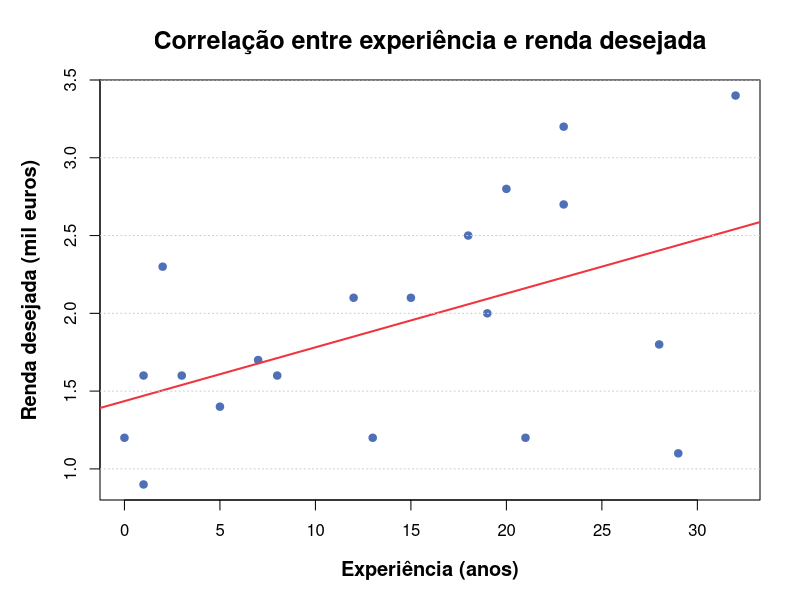

Write the R code that produced this figure.
# Limpeza do ambiente
rm(list = ls())
graphics.off()

# Conjunto de dados (Tabela 2)
dados <- data.frame(
  Idade = c(28,34,46,26,37,29,51,31,39,43,58,44,25,23,52,42,48,33,38,46),
  Nacionalidade = c("Italiana","Inglesa","Belga","Espanhola","Italiana","Espanhola",
                    "Francesa","Belga","Italiana","Italiana","Italiana","Inglesa",
                    "Francesa","Espanhola","Italiana","Alema","Francesa","Italiana",
                    "Alema","Italiana"),
  Renda = c(2.3,1.6,1.2,0.9,2.1,1.6,1.8,1.4,1.2,2.8,3.4,2.7,1.6,1.2,1.1,2.5,
            2.0,1.7,2.1,3.2),
  Experiencia = c(2,8,21,1,15,3,28,5,13,20,32,23,1,0,29,18,19,7,12,23)
)

# Calculo do coeficiente de correlacao de Pearson
r <- cor(dados$Experiencia, dados$Renda, method = "pearson")
cat("Coeficiente de correlacao de Pearson:", round(r, 2), "\n")

# GRAFICO DE DISPERSAO
par(
  mar = c(5, 5, 4, 2),
  font.lab = 2, cex.lab = 1.2,
  font.main = 2, cex.main = 1.5
)

plot(
  dados$Experiencia, dados$Renda,
  main = "Correlação entre experiência e renda desejada",
  xlab = "Experiência (anos)",
  ylab = "Renda desejada (mil euros)",
  pch = 19, col = "#4f70b6"
)

# Linha de tendencia linear
abline(lm(Renda ~ Experiencia, data = dados), col = "#ef3640", lwd = 2)

grid(nx = NA, ny = NULL, col = "gray80", lty = "dotted")